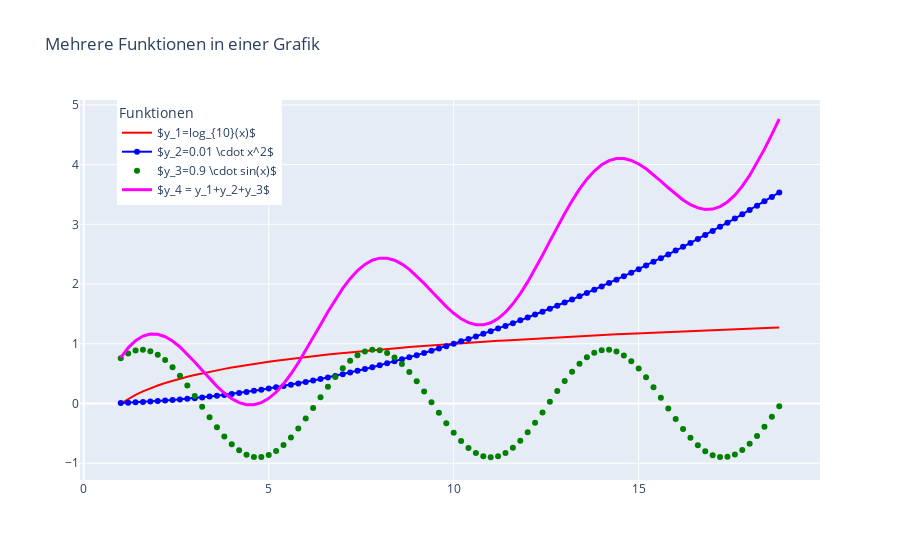

Notebook code for this chart:
### Markdown cell above
## Mehrere Funktionen in einer Grafik

### Code cell
x = np.arange(1.0, 19.0, 0.2)
y1 = np.log10(x)
y2 = 0.01*x**2
y3 = 0.9*np.sin(x)
fig = go.Figure()
fig.add_trace(go.Scatter(x=x, y=y1,
                mode='lines',
                name='$y_1=log_{10}(x)$',
                line=dict(color='red',
                width=2))
)
fig.add_trace(go.Scatter(x=x, y=y2,
                mode='lines+markers',
                name='$y_2=0.01 \cdot x^2$',
                line=dict(color='blue', width=2))
)
fig.add_trace(go.Scatter(x=x, y=y3,
                mode='markers',
                name='$y_3=0.9 \cdot sin(x)$',
                line=dict(color='green', width=2))
)
fig.add_trace(go.Scatter(x=x, y=y1+y2+y3,
                mode='lines',
                name='$y_4 = y_1+y_2+y_3$',
                line=dict(color='magenta', width=3))
)

fig.update_layout(title='Mehrere Funktionen in einer Grafik',
                legend_title_text='Funktionen',
                legend=dict(x=0.05, y=1)
)
fig.show()
